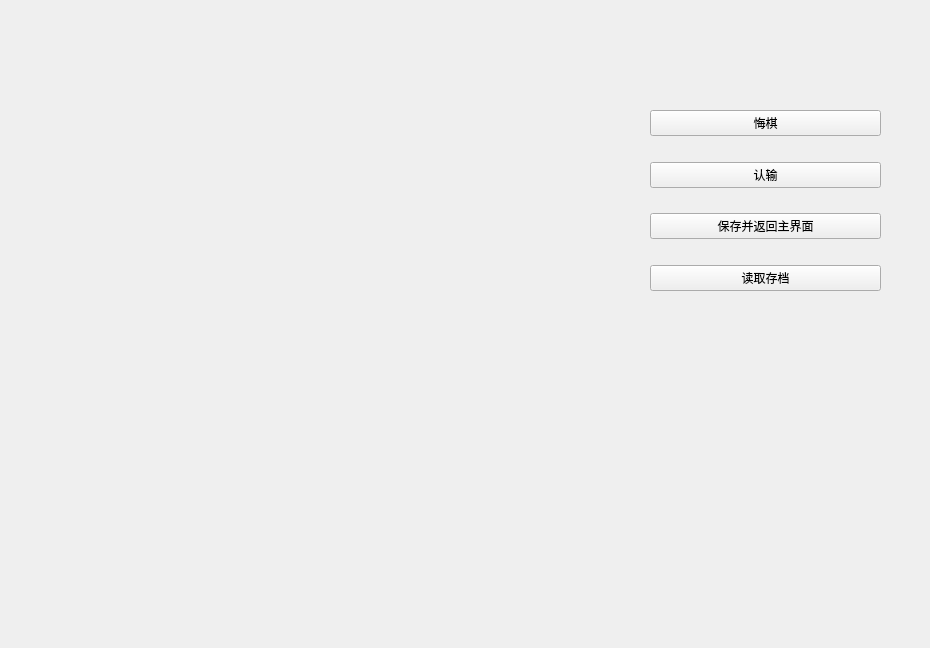
<?xml version="1.0" encoding="UTF-8"?>
<ui version="4.0">
 <class>Board_SinglePlayer</class>
 <widget class="QWidget" name="Board_SinglePlayer">
  <property name="geometry">
   <rect>
    <x>0</x>
    <y>0</y>
    <width>930</width>
    <height>648</height>
   </rect>
  </property>
  <property name="cursor">
   <cursorShape>ArrowCursor</cursorShape>
  </property>
  <property name="windowTitle">
   <string>人机对弈</string>
  </property>
  <widget class="QWidget" name="layoutWidget">
   <property name="geometry">
    <rect>
     <x>650</x>
     <y>110</y>
     <width>231</width>
     <height>181</height>
    </rect>
   </property>
   <layout class="QVBoxLayout" name="verticalLayout">
    <item>
     <widget class="QPushButton" name="chess_undo">
      <property name="cursor">
       <cursorShape>PointingHandCursor</cursorShape>
      </property>
      <property name="mouseTracking">
       <bool>false</bool>
      </property>
      <property name="text">
       <string>悔棋</string>
      </property>
     </widget>
    </item>
    <item>
     <spacer name="verticalSpacer">
      <property name="orientation">
       <enum>Qt::Orientation::Vertical</enum>
      </property>
      <property name="sizeHint" stdset="0">
       <size>
        <width>20</width>
        <height>40</height>
       </size>
      </property>
     </spacer>
    </item>
    <item>
     <widget class="QPushButton" name="chess_false">
      <property name="cursor">
       <cursorShape>PointingHandCursor</cursorShape>
      </property>
      <property name="text">
       <string>认输</string>
      </property>
     </widget>
    </item>
    <item>
     <spacer name="verticalSpacer_2">
      <property name="orientation">
       <enum>Qt::Orientation::Vertical</enum>
      </property>
      <property name="sizeHint" stdset="0">
       <size>
        <width>20</width>
        <height>40</height>
       </size>
      </property>
     </spacer>
    </item>
    <item>
     <widget class="QPushButton" name="save_and_exit">
      <property name="cursor">
       <cursorShape>PointingHandCursor</cursorShape>
      </property>
      <property name="text">
       <string>保存并返回主界面</string>
      </property>
     </widget>
    </item>
    <item>
     <spacer name="verticalSpacer_6">
      <property name="orientation">
       <enum>Qt::Orientation::Vertical</enum>
      </property>
      <property name="sizeHint" stdset="0">
       <size>
        <width>20</width>
        <height>40</height>
       </size>
      </property>
     </spacer>
    </item>
    <item>
     <widget class="QPushButton" name="read_save">
      <property name="cursor">
       <cursorShape>PointingHandCursor</cursorShape>
      </property>
      <property name="text">
       <string>读取存档</string>
      </property>
     </widget>
    </item>
   </layout>
  </widget>
 </widget>
 <resources/>
 <connections/>
</ui>
